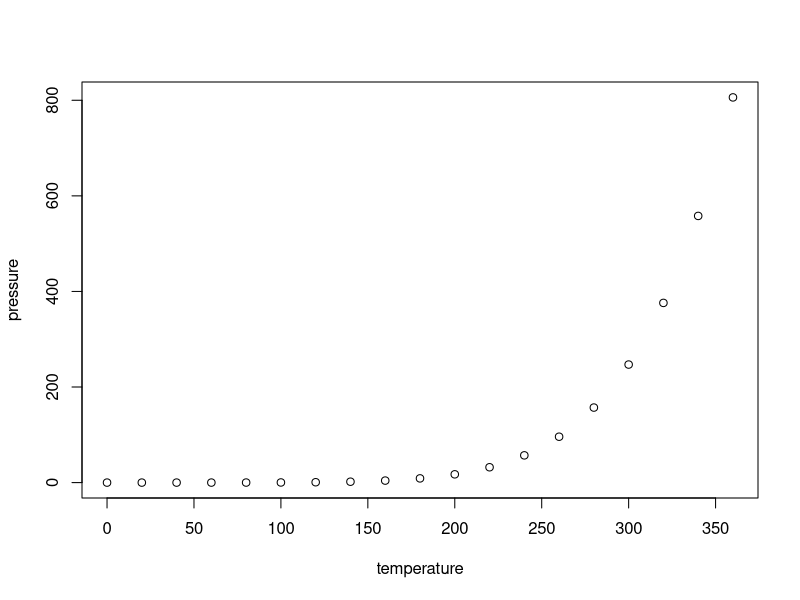
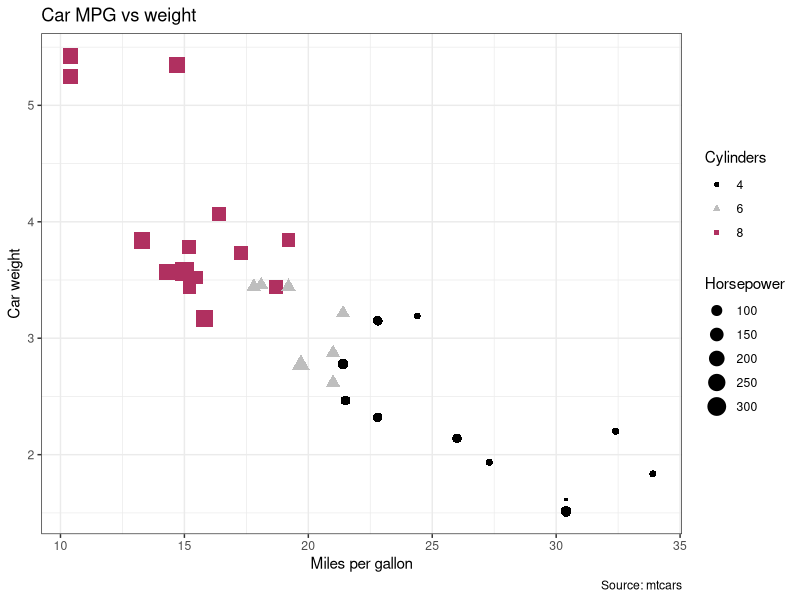

The R script that drew these images, in order:
## ---- chunk 1
knitr::opts_chunk$set(echo = TRUE)
## ---- chunk 2
summary(cars)
## ---- chunk 3
plot(pressure)
## ---- chunk 4
library(tidyverse)
View(mtcars)
ggplot(mtcars)+ 
       geom_point(aes(x = mpg, y = wt, 
                      color = factor(cyl),
                      shape = factor(cyl),
                      size = hp))+ 
                      #label = rownames(mtcars), check_overlap = TRUE) +
  theme_bw() +
  scale_color_manual(values = c("black", "gray", "maroon") ) +
  labs(title = "Car MPG vs weight", 
       x = 'Miles per gallon',
       y = 'Car weight',
       shape="Cylinders", size="Horsepower", color = "Cylinders",
       caption = "Source: mtcars")

